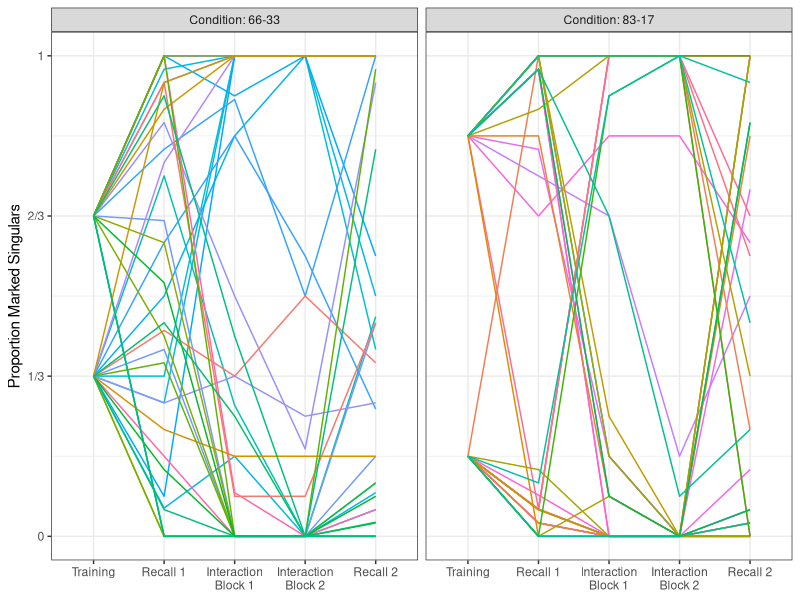
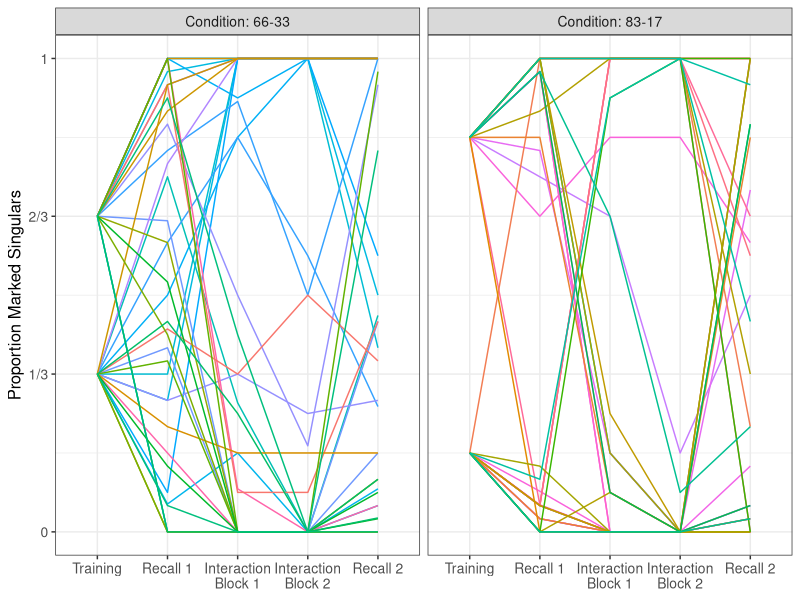

These charts were generated, in order, by the following R code: (Note: this script raises an error after producing the figures.)
## ---- chunk 1
knitr::opts_chunk$set(echo = TRUE, warning=FALSE)

library(ggplot2)


data.directory = 'RawData/'

my.colours <- c("#EA7D00","#006DE9","#808080")

set.seed(67601)

## ---- chunk 2
exp1.data <- read.csv("ProcessedData/Experiment1Data.csv")

#put Block in desired order
exp1.data$Block <- factor(exp1.data$Block,
                               levels=c("Training",
                                        "Recall 1",
                                        "Interaction Block 1",
                                        "Interaction Block 2",
                                        "Recall 2"))

#Required to avoid overlapping text in some plots
exp1.data$BlockNewlines <- plyr::revalue(exp1.data$Block,
                                   c("Interaction Block 1"="Interaction\nBlock 1",
                                      "Interaction Block 2"="Interaction\nBlock 2"))


#I want Pair as a factor
#Note: pairs 60-102 collected at Edinburgh, 151-190 collected at Warwick
exp1.data$Pair <- as.factor(exp1.data$Pair)

plyr::ddply(exp1.data,~Condition,plyr::summarise,Current_N=length(unique(Pair)))

## ---- chunk 3
exp1.by.pair.scores <- aggregate(Score~Condition+Block+Pair,data=subset(exp1.data,Block %in% c("Interaction Block 1", "Interaction Block 2")),FUN=sum)

aggregate(Score~Condition,data=exp1.by.pair.scores,FUN=mean)

aggregate(Score~Block+Condition,data=exp1.by.pair.scores,FUN=mean)
## ---- chunk 4
#We only want to analyse singulars
exp1.data.singulars <- subset(exp1.data,Number==1)
exp1.data.by.block <- aggregate(data=exp1.data.singulars,
                                       Marked~Condition + Pair + Block + BlockNewlines + Participant + ParticipantID,
                                       FUN=mean)

exp1.data.by.block <- plyr::rename(exp1.data.by.block,c("Marked"="ProportionMarkedSingulars"))

exp1.data.by.block$Condition <- plyr::revalue(exp1.data.by.block$Condition,
                                                 c("66-33"="Condition: 66-33",
                                                   "83-17"="Condition: 83-17"))

## ---- chunk 5
#All data
ggplot(data=exp1.data.by.block, aes(x=BlockNewlines, y=ProportionMarkedSingulars, group=ParticipantID, colour=Pair,ymin=0,ymax=1)) +
  theme_bw() + 
  facet_wrap(~Condition, ncol=4) +
  geom_line() +
  ylab("Proportion Marked Singulars") + 
  theme(axis.title.x = element_blank()) +
  theme(legend.position="none") + 
  scale_y_continuous(breaks=seq(0,1,1/3),labels=c("0","1/3","2/3","1"))
## ---- chunk 6
#All data - plot for figure, output not included in markdown
ggplot(data=exp1.data.by.block, aes(x=BlockNewlines, y=ProportionMarkedSingulars, group=ParticipantID, colour=Pair,ymin=0,ymax=1)) +
  theme_bw() + 
  facet_wrap(~Condition, ncol=4) +
  geom_line() +
  ylab("Proportion Marked Singulars") + 
  theme(axis.title.x = element_blank()) +
  theme(axis.title.y  = element_text(size=12)) +
  theme(axis.text.y  = element_text(size=10)) +
  theme(axis.text.x  = element_text(size=10)) +
  theme(strip.text.x = element_text(size=10))+
  theme(legend.position="none") + 
  scale_y_continuous(breaks=seq(0,1,1/3),labels=c("0","1/3","2/3","1")) +
  ggsave(file="Plots/Exp1NumMarkingByParticipant.pdf",width=8, height=3)
## ---- chunk 7
#For faccetted by-pair plot, need to add a DummyPair column so that the facets work out nicely - this is a little clumsy, but simplest way to do this seems to be to split by condition and convert Pair factor to integers
exp1.data.by.block.6633 <- subset(exp1.data.by.block,Condition=='Condition: 66-33')

exp1.data.by.block.6633$DummyPair <- droplevels(exp1.data.by.block.6633$Pair)

#change levels to integers
levels(exp1.data.by.block.6633$DummyPair) <- 1:length(levels(exp1.data.by.block.6633$DummyPair))

#ditto for other condition
exp1.data.by.block.8317 <- subset(exp1.data.by.block,Condition=='Condition: 83-17')

exp1.data.by.block.8317$DummyPair <- droplevels(exp1.data.by.block.8317$Pair)

#change levels to integers
levels(exp1.data.by.block.8317$DummyPair) <- 1:length(levels(exp1.data.by.block.8317$DummyPair))

#and recombine
exp1.data.by.block.dummyp <- rbind(exp1.data.by.block.6633,exp1.data.by.block.8317)
## ---- chunk 8
#By-pair figure
ggplot(data=exp1.data.by.block.dummyp, aes(x=BlockNewlines, y=ProportionMarkedSingulars, group=ParticipantID, colour=Pair,ymin=0,ymax=1)) +
  theme_bw() + 
  facet_grid(DummyPair ~ Condition) +
  geom_line() +
  ylab("Proportion Marked Singulars") + 
  theme(legend.position="none") + 
  scale_y_continuous(breaks=seq(0,1,1/3),labels=c("0","1/3","2/3","1")) +
  theme(strip.text.y = element_blank()) + 
  theme(axis.title.x = element_blank()) 
## ---- chunk 9
#By-pair figure for paper
ggplot(data=exp1.data.by.block.dummyp, aes(x=BlockNewlines, y=ProportionMarkedSingulars, group=ParticipantID, colour=Pair,ymin=0,ymax=1)) +
  theme_bw() + 
  facet_grid(DummyPair ~ Condition) +
  geom_line() +
  ylab("Proportion Marked Singulars") + 
  theme(legend.position="none") + 
  scale_y_continuous(breaks=seq(0,1,1/3),labels=c("0","1/3","2/3","1")) +
  theme(strip.text.y = element_blank()) + 
  theme(axis.title.x = element_blank()) +
  ggsave(file="Plots/Exp1NumMarkingByPair.pdf",width=8, height=10)
## ---- chunk 10
#Means and CIs
ggplot(data=exp1.data.by.block, aes(x=Participant, y=ProportionMarkedSingulars, group=Participant, shape=Participant,fill=Participant)) +
  theme_bw() + 
  facet_grid(Condition~Block) +
  stat_summary(geom='bar', fun.y='mean', position='dodge',colour='black') +
  stat_summary(geom='errorbar',fun.data='mean_cl_boot',fun.ymin="min", fun.ymax="max",colour="black",width=0.1) +
  #stat_summary(geom='errorbar',colour="black",width=0.1) +
  stat_summary(geom='point', fun.y='mean', position='dodge',colour='black') +
  scale_fill_manual(values=c(my.colours[2],my.colours[1],my.colours[3])) +
  coord_cartesian(ylim=c(0,1)) +
  scale_y_continuous(breaks=seq(0,1,1/3),labels=c("0","1/3","2/3","1")) +
  ylab("Proportion Marked Singulars") + 
  theme(axis.title.x = element_blank()) +
  theme(legend.position="none") 
## ---- chunk 11
#Means and CIs - for paper

ggplot(data=exp1.data.by.block, aes(x=Participant, y=ProportionMarkedSingulars, group=Participant, shape=Participant,fill=Participant)) +
  theme_bw() + 
  facet_grid(Condition~Block) +
  stat_summary(geom='bar', fun.y='mean', position='dodge',colour='black') +
  stat_summary(geom='errorbar',fun.data='mean_cl_boot',fun.ymin="min", fun.ymax="max",colour="black",width=0.1) +
  stat_summary(geom='point', fun.y='mean', position='dodge',colour='black') +
  scale_fill_manual(values=c(my.colours[2],my.colours[1],my.colours[3])) +
  coord_cartesian(ylim=c(0,1)) +
  scale_y_continuous(breaks=seq(0,1,1/3),labels=c("0","1/3","2/3","1")) +
  ylab("Proportion Marked Singulars") + 
  theme(axis.title.x = element_blank()) +
  theme(axis.title.y  = element_text(size=13)) +
  theme(axis.text.y  = element_text(size=11)) +
  theme(axis.text.x  = element_text(size=11)) +
  theme(strip.text.x = element_text(size=11))+
  theme(strip.text.y = element_text(size=11))+
  theme(legend.position="none") + 
  ggsave(file="Plots/Exp1NumMarking.pdf",width=8, height=4)
## ---- chunk 12
systematic.users <- subset(exp1.data.by.block,Block=="Recall 1" & (ProportionMarkedSingulars==1 | ProportionMarkedSingulars==0))
plyr::ddply(systematic.users,~Condition,plyr::summarise,Current_N=length(unique(Pair)))
## ---- chunk 13
systematic.users <- subset(exp1.data.by.block,Block=="Interaction Block 2" & (ProportionMarkedSingulars==1 | ProportionMarkedSingulars==0))
plyr::ddply(systematic.users,~Condition,plyr::summarise,Current_N=length(unique(Pair)))
## ---- chunk 14
#In order to count convergence on systematic use/non-use, aggregating over participants in each pair
exp1.data.by.block.agg <- aggregate(ProportionMarkedSingulars~Condition+Pair+Block,data=exp1.data.by.block,FUN=mean)
systematic.user.pairs <- subset(exp1.data.by.block.agg,Block=="Interaction Block 2" & ProportionMarkedSingulars==1)
plyr::ddply(subset(systematic.user.pairs),~Condition,plyr::summarise,Current_N=length(unique(Pair)))


systematic.nonuser.pairs <- subset(exp1.data.by.block.agg,Block=="Interaction Block 2" & ProportionMarkedSingulars==0)
plyr::ddply(subset(systematic.nonuser.pairs),~Condition,plyr::summarise,Current_N=length(unique(Pair)))
## ---- chunk 15
#The most convenient way to calculate differences from block to block is to restructure the data to wide format.
#BlockNewlines causes irritation here, so selecting it out
exp1.change.data <- tidyr::spread(data=dplyr::select(exp1.data.by.block,-BlockNewlines),Block,ProportionMarkedSingulars)

exp1.change.data$ChangeTrainingRecall1 <- exp1.change.data$'Recall 1' - exp1.change.data$'Training'

exp1.change.data$ChangeRecall1Interaction2 <- exp1.change.data$'Interaction Block 2'-exp1.change.data$'Recall 1'

exp1.change.data$ChangeRecall1Recall2 <- exp1.change.data$'Recall 2'-exp1.change.data$'Recall 1'


#convert back to long format for plotting
exp1.change.data.for.plotting <- dplyr::select(exp1.change.data,-Training,-'Recall 1',-'Recall 2',-'Interaction Block 1',-'Interaction Block 2')

exp1.change.data.for.plotting <- tidyr::gather(exp1.change.data.for.plotting,
BlockToBlock,Change,ChangeTrainingRecall1,ChangeRecall1Interaction2,ChangeRecall1Recall2)

#Make column names more user-friendly
exp1.change.data.for.plotting$BlockToBlock <- plyr::revalue(exp1.change.data.for.plotting$BlockToBlock,
                                                   c("ChangeTrainingRecall1"="Training to Recall 1",
                                                     "ChangeRecall1Interaction2"="Recall 1 to Interaction Block 2",
                                                     "ChangeRecall1Recall2"="Recall 1 to Recall 2"))

#I often want to plot Both Ps as well as P1 and P2 - to do this, I am duplicating the data amnd labelling the duplicate as "Both Ps" in the Participant column
exp1.change.data.for.plotting.Pscombined <- exp1.change.data.for.plotting
exp1.change.data.for.plotting.Pscombined$Participant <- "Both Ps"
exp1.change.data.for.plotting.combined <- rbind(exp1.change.data.for.plotting,exp1.change.data.for.plotting.Pscombined)
#Reorder the levels so that the BothPs data is last
exp1.change.data.for.plotting.combined$Participant <- factor(exp1.change.data.for.plotting.combined$Participant,levels=c("P1","P2","Both Ps"))

#I also want to show the effect for the two conditions combined, since there is often no difference between conditions - again, I duplicate the dataframe and label the Condition column for the combined dataframe as "Both Conditions"
exp1.change.data.for.plotting.Cscombined <- exp1.change.data.for.plotting.combined
exp1.change.data.for.plotting.Cscombined$Condition <- "Both Conditions"
exp1.change.data.for.plotting.combined <- rbind(exp1.change.data.for.plotting.combined,exp1.change.data.for.plotting.Cscombined)
#Reorder the levels so that the Both Conditions data is first
exp1.change.data.for.plotting.combined$Condition <- relevel(exp1.change.data.for.plotting.combined$Condition,ref=c("Both Conditions"))

#Reorder the levels ot BlockToBlock so that they reflect experiment order
exp1.change.data.for.plotting.combined$BlockToBlock <- factor(exp1.change.data.for.plotting.combined$BlockToBlock,levels=c("Training to Recall 1","Recall 1 to Interaction Block 2","Recall 1 to Recall 2"))

## ---- chunk 16
ggplot(data=subset(exp1.change.data.for.plotting.combined,BlockToBlock=="Training to Recall 1"), aes(x=Participant, y=Change, fill=Participant)) +
  theme_bw() + 
  facet_grid(. ~ Condition) +
  geom_boxplot() +
  scale_fill_manual(values=c(my.colours[2],my.colours[1],my.colours[3])) +
  scale_y_continuous(limits = c(-1,1.1),breaks=seq(-1,1,1/3),labels=c("-1","-2/3","-1/3","0","+1/3","+2/3","+1")) +
  ylab("Change") + 
  theme(axis.title.x = element_blank()) +
  theme(legend.position="none") + 
  ggtitle("Training to Recall 1") 
## ---- chunk 17
wilcox.test(subset(exp1.change.data,Condition=="Condition: 66-33")$ChangeTrainingRecall1, 
            subset(exp1.change.data,Condition=="Condition: 83-17")$ChangeTrainingRecall1) 
## ---- chunk 18
wilcox.test(subset(exp1.change.data,Participant=="P1")$ChangeTrainingRecall1, 
            subset(exp1.change.data,Participant=="P2")$ChangeTrainingRecall1) 
## ---- chunk 19
wilcox.test(exp1.change.data$ChangeTrainingRecall1) 
## ---- chunk 20
wilcox.test(subset(exp1.change.data,Participant=="P1")$ChangeTrainingRecall1)
wilcox.test(subset(exp1.change.data,Participant=="P2")$ChangeTrainingRecall1)
## ---- chunk 21
wilcox.test(subset(exp1.change.data,Condition=="Condition: 66-33" & Participant=="P1")$ChangeTrainingRecall1, 
            subset(exp1.change.data,Condition=="Condition: 66-33" & Participant=="P2")$ChangeTrainingRecall1) 
wilcox.test(subset(exp1.change.data,Condition=="Condition: 83-17" & Participant=="P1")$ChangeTrainingRecall1, 
            subset(exp1.change.data,Condition=="Condition: 83-17" & Participant=="P2")$ChangeTrainingRecall1) 

## ---- chunk 22
wilcox.test(subset(exp1.change.data,Condition=="Condition: 66-33")$ChangeTrainingRecall1) 
wilcox.test(subset(exp1.change.data,Condition=="Condition: 83-17")$ChangeTrainingRecall1) 
## ---- chunk 23
wilcox.test(subset(exp1.change.data,Condition=="Condition: 66-33" & Participant=="P1")$ChangeTrainingRecall1)
wilcox.test(subset(exp1.change.data,Condition=="Condition: 66-33" & Participant=="P2")$ChangeTrainingRecall1)

wilcox.test(subset(exp1.change.data,Condition=="Condition: 83-17" & Participant=="P1")$ChangeTrainingRecall1)
wilcox.test(subset(exp1.change.data,Condition=="Condition: 83-17" & Participant=="P2")$ChangeTrainingRecall1)
## ---- chunk 24
ggplot(data=subset(exp1.change.data.for.plotting.combined,BlockToBlock=="Recall 1 to Interaction Block 2"), aes(x=Participant, y=Change, fill=Participant)) +
  theme_bw() + 
  facet_grid(.~Condition) +
  geom_boxplot() +
  scale_fill_manual(values=c(my.colours[2],my.colours[1],my.colours[3])) +
  scale_y_continuous(limits = c(-1,1.1),breaks=seq(-1,1,1/3),labels=c("-1","-2/3","-1/3","0","+1/3","+2/3","+1")) +
  ylab("Change") + 
  theme(axis.title.x = element_blank()) +
  theme(legend.position="none") + 
  ggtitle("Recall 1 To Interaction Block 2") 
## ---- chunk 25
wilcox.test(subset(exp1.change.data,Condition=="Condition: 66-33")$ChangeRecall1Interaction2, 
            subset(exp1.change.data,Condition=="Condition: 83-17")$ChangeRecall1Interaction2) 
## ---- chunk 26
wilcox.test(subset(exp1.change.data,Participant=="P1")$ChangeRecall1Interaction2, 
            subset(exp1.change.data,Participant=="P2")$ChangeRecall1Interaction2) 
## ---- chunk 27
wilcox.test(exp1.change.data$ChangeRecall1Interaction2) 
## ---- chunk 28
wilcox.test(subset(exp1.change.data,Participant=="P1")$ChangeRecall1Interaction2)
wilcox.test(subset(exp1.change.data,Participant=="P2")$ChangeRecall1Interaction2) 
## ---- chunk 29
wilcox.test(subset(exp1.change.data,Condition=="Condition: 66-33" & Participant=="P1")$ChangeRecall1Interaction2, 
            subset(exp1.change.data,Condition=="Condition: 66-33" & Participant=="P2")$ChangeRecall1Interaction2) 

wilcox.test(subset(exp1.change.data,Condition=="Condition: 83-17" & Participant=="P1")$ChangeRecall1Interaction2, 
            subset(exp1.change.data,Condition=="Condition: 83-17" & Participant=="P2")$ChangeRecall1Interaction2) 
## ---- chunk 30
wilcox.test(subset(exp1.change.data,Condition=="Condition: 66-33")$ChangeRecall1Interaction2)
wilcox.test(subset(exp1.change.data,Condition=="Condition: 83-17")$ChangeRecall1Interaction2)
## ---- chunk 31
wilcox.test(subset(exp1.change.data,Condition=="Condition: 66-33" & Participant=="P1")$ChangeRecall1Interaction2)
wilcox.test(subset(exp1.change.data,Condition=="Condition: 66-33" & Participant=="P2")$ChangeRecall1Interaction2) 

wilcox.test(subset(exp1.change.data,Condition=="Condition: 83-17" & Participant=="P1")$ChangeRecall1Interaction2)
wilcox.test(subset(exp1.change.data,Condition=="Condition: 83-17" & Participant=="P2")$ChangeRecall1Interaction2) 
## ---- chunk 32
ggplot(data=subset(exp1.change.data.for.plotting.combined,BlockToBlock=="Recall 1 to Recall 2"), aes(x=Participant, y=Change, fill=Participant)) +
  theme_bw() + 
  facet_grid(.~Condition) +
  geom_boxplot() +
  scale_fill_manual(values=c(my.colours[2],my.colours[1],my.colours[3])) +
  scale_y_continuous(limits = c(-1,1.1),breaks=seq(-1,1,1/3),labels=c("-1","-2/3","-1/3","0","+1/3","+2/3","+1")) +
  ylab("Change") + 
  theme(axis.title.x = element_blank()) +
  theme(legend.position="none") + 
  ggtitle("Recall 1 To Recall 2") 

## ---- chunk 33
wilcox.test(subset(exp1.change.data,Condition=="Condition: 66-33")$ChangeRecall1Recall2, 
            subset(exp1.change.data,Condition=="Condition: 83-17")$ChangeRecall1Recall2) 
## ---- chunk 34
wilcox.test(subset(exp1.change.data,Participant=="P1")$ChangeRecall1Recall2, 
            subset(exp1.change.data,Participant=="P2")$ChangeRecall1Recall2) 
## ---- chunk 35
wilcox.test(exp1.change.data$ChangeRecall1Recall2) 
## ---- chunk 36
wilcox.test(subset(exp1.change.data,Participant=='P1')$ChangeRecall1Recall2) 
wilcox.test(subset(exp1.change.data,Participant=='P2')$ChangeRecall1Recall2) 

## ---- chunk 37
wilcox.test(subset(exp1.change.data,Condition=="Condition: 66-33" & Participant=="P1")$ChangeRecall1Recall2, 
            subset(exp1.change.data,Condition=="Condition: 66-33" & Participant=="P2")$ChangeRecall1Recall2) 

wilcox.test(subset(exp1.change.data,Condition=="Condition: 83-17" & Participant=="P1")$ChangeRecall1Recall2, 
            subset(exp1.change.data,Condition=="Condition: 83-17" & Participant=="P2")$ChangeRecall1Recall2)
## ---- chunk 38
wilcox.test(subset(exp1.change.data,Condition=="Condition: 66-33" & Participant=="P1")$ChangeRecall1Recall2, 
            subset(exp1.change.data,Condition=="Condition: 66-33" & Participant=="P2")$ChangeRecall1Recall2) 

wilcox.test(subset(exp1.change.data,Condition=="Condition: 83-17" & Participant=="P1")$ChangeRecall1Recall2, 
            subset(exp1.change.data,Condition=="Condition: 83-17" & Participant=="P2")$ChangeRecall1Recall2) 
## ---- chunk 39
wilcox.test(subset(exp1.change.data,Condition=="Condition: 66-33")$ChangeRecall1Recall2) 
wilcox.test(subset(exp1.change.data,Condition=="Condition: 83-17")$ChangeRecall1Recall2) 
## ---- chunk 40
wilcox.test(subset(exp1.change.data,Condition=="Condition: 66-33" & Participant=='P1')$ChangeRecall1Recall2) 
wilcox.test(subset(exp1.change.data,Condition=="Condition: 66-33" & Participant=='P2')$ChangeRecall1Recall2) 

wilcox.test(subset(exp1.change.data,Condition=="Condition: 83-17" & Participant=='P1')$ChangeRecall1Recall2) 
wilcox.test(subset(exp1.change.data,Condition=="Condition: 83-17" & Participant=='P2')$ChangeRecall1Recall2) 
## ---- chunk 41
ggplot(data=subset(exp1.change.data.for.plotting.combined,BlockToBlock%in% c("Training to Recall 1","Recall 1 to Interaction Block 2","Recall 1 to Recall 2")), aes(x=Participant, y=Change, fill=Participant)) +
  theme_bw() + 
  facet_grid(BlockToBlock~Condition) +
  geom_boxplot() +
  scale_fill_manual(values=c(my.colours[2],my.colours[1],my.colours[3])) +
  scale_y_continuous(limits = c(-1,1.1),breaks=seq(-1,1,1/3),labels=c("-1","-2/3","-1/3","0","+1/3","+2/3","+1")) +
  ylab("Change") + 
  theme(axis.title.x = element_blank()) +
  theme(legend.position="none")
## ---- chunk 42
#for paper - includes annotations for statistical significance.

#Because of the way ggplot handles annotations on multi-facet plots, need to specify the annotations and lines in dataframes of their own!

###differences between conditions/participants (plotted with horizontal lines)
##annotations for significance - Training to Recall 1
#both conditions combined
condition.annotations.1 <- data.frame(BlockToBlock="Training to Recall 1",
                                      Condition="Both Conditions",
                                      Participant=NA,
                                      x=1.5, #positions for stars
                                      y=1.09, 
                                      note="**"
                                      )
#66-33 - no difference between participants
# condition.annotations.2 <- data.frame(BlockToBlock="Training to Recall 1",
#                                       Condition="Condition: 66-33",
#                                       Participant=NA,
#                                       x=1.5, #positions for stars
#                                       y=1.09, 
#                                       note="n.s"
#                                       )

#83-17 
condition.annotations.3 <- data.frame(BlockToBlock="Training to Recall 1",
                                      Condition="Condition: 83-17",
                                      Participant=NA,
                                      x=1.5, #positions for stars
                                      y=1.09, 
                                      note="**"
                                      )

##annotations for significance - Recall 1 to Interaction 2
#both conditions combined
condition.annotations.4 <- data.frame(BlockToBlock="Recall 1 to Interaction Block 2",
                                      Condition="Both Conditions",
                                      Participant=NA,
                                      x=1.5, #positions for stars
                                      y=1.1, 
                                      note="**"
                                      )

#66-33
condition.annotations.5 <- data.frame(BlockToBlock="Recall 1 to Interaction Block 2",
                                      Condition="Condition: 66-33",
                                      Participant=NA,
                                      x=1.5, #positions for stars
                                      y=1.1, 
                                      note="p=.082"
                                      )

#83-17
condition.annotations.6 <- data.frame(BlockToBlock="Recall 1 to Interaction Block 2",
                                      Condition="Condition: 83-17",
                                      Participant=NA,
                                      x=1.5, #positions for stars
                                      y=1.1, 
                                      note="p=.057"
                                      )



#annotations for significance - Recall 1 to Recall 2
#both conditions combined
condition.annotations.7 <- data.frame(BlockToBlock="Recall 1 to Recall 2",
                                      Condition="Both Conditions",
                                      Participant=NA,
                                      x=1.5, #positions for stars
                                      y=1.1, 
                                      note="p=.064"
                                      )

#66-33 - no difference
# condition.annotations.8 <- data.frame(BlockToBlock="Recall 1 to Recall 2",
#                                       Condition="Condition: 66-33",
#                                       Participant=NA,
#                                       x=1.5, #positions for stars
#                                       y=1.1, 
#                                       note="n.s"
#                                       )

#83-17
condition.annotations.9 <- data.frame(BlockToBlock="Recall 1 to Recall 2",
                                      Condition="Condition: 83-17",
                                      Participant=NA,
                                      x=1.5, #positions for stars
                                      y=1.1, 
                                      note="*"
                                      )



condition.annotations <- rbind(condition.annotations.1,
                               #condition.annotations.2,
                               condition.annotations.3,
                               condition.annotations.4,
                               condition.annotations.5,
                               condition.annotations.6,
                               condition.annotations.7,
                               #condition.annotations.8,
                               condition.annotations.9
                               )

#positions for lines
                                      
condition.annotations.lines.1a <- data.frame(BlockToBlock="Training to Recall 1",
                                      Condition="Both Conditions",
                                      Participant=NA,
                                      x=1, y=1.1, xend=1.3, yend=1.1)
condition.annotations.lines.1b <- data.frame(BlockToBlock="Training to Recall 1",
                                      Condition="Both Conditions",
                                      Participant=NA,
                                      x=1.7, y=1.1, xend=2, yend=1.1)

condition.annotations.lines.3a <- data.frame(BlockToBlock="Training to Recall 1",
                                      Condition="Condition: 83-17",
                                      Participant=NA,
                                      x=1, y=1.1, xend=1.3, yend=1.1)
condition.annotations.lines.3b <- data.frame(BlockToBlock="Training to Recall 1",
                                      Condition="Condition: 83-17",
                                      Participant=NA,
                                      x=1.7, y=1.1, xend=2, yend=1.1)


condition.annotations.lines.4a <- data.frame(BlockToBlock="Recall 1 to Interaction Block 2",
                                      Condition="Both Conditions",
                                      Participant=NA,
                                      x=1, y=1.1, xend=1.3, yend=1.1)
condition.annotations.lines.4b <- data.frame(BlockToBlock="Recall 1 to Interaction Block 2",
                                      Condition="Both Conditions",
                                      Participant=NA,
                                      x=1.7, y=1.1, xend=2, yend=1.1)

condition.annotations.lines.5a <- data.frame(BlockToBlock="Recall 1 to Interaction Block 2",
                                      Condition="Condition: 66-33",
                                      Participant=NA,
                                      x=0.9, y=1.1, xend=1, yend=1.1)
condition.annotations.lines.5b <- data.frame(BlockToBlock="Recall 1 to Interaction Block 2",
                                      Condition="Condition: 66-33",
                                      Participant=NA,
                                      x=2, y=1.1, xend=2.1, yend=1.1)

condition.annotations.lines.6a <- data.frame(BlockToBlock="Recall 1 to Interaction Block 2",
                                      Condition="Condition: 83-17",
                                      Participant=NA,
                                      x=0.9, y=1.1, xend=1, yend=1.1)
condition.annotations.lines.6b <- data.frame(BlockToBlock="Recall 1 to Interaction Block 2",
                                      Condition="Condition: 83-17",
                                      Participant=NA,
                                      x=2, y=1.1, xend=2.1, yend=1.1)


condition.annotations.lines.7a <- data.frame(BlockToBlock="Recall 1 to Recall 2",
                                      Condition="Both Conditions",
                                      Participant=NA,
                                      x=0.9, y=1.1, xend=1, yend=1.1)
condition.annotations.lines.7b <- data.frame(BlockToBlock="Recall 1 to Recall 2",
                                      Condition="Both Conditions",
                                      Participant=NA,
                                      x=2, y=1.1, xend=2.1, yend=1.1)

condition.annotations.lines.9a <- data.frame(BlockToBlock="Recall 1 to Recall 2",
                                      Condition="Condition: 83-17",
                                      Participant=NA,
                                      x=1, y=1.1, xend=1.4, yend=1.1)
condition.annotations.lines.9b <- data.frame(BlockToBlock="Recall 1 to Recall 2",
                                      Condition="Condition: 83-17",
                                      Participant=NA,
                                      x=1.6, y=1.1, xend=2, yend=1.1)



condition.annotations.lines <- rbind(condition.annotations.lines.1a,condition.annotations.lines.1b,
                                     #condition.annotations.lines.2a,condition.annotations.lines.2b,
                                     condition.annotations.lines.3a,condition.annotations.lines.3b,
                                     condition.annotations.lines.4a,condition.annotations.lines.4b,
                                     condition.annotations.lines.5a,condition.annotations.lines.5b,
                                     condition.annotations.lines.6a,condition.annotations.lines.6b,
                                     condition.annotations.lines.7a,condition.annotations.lines.7b,
                                     #condition.annotations.lines.8a,condition.annotations.lines.8b,
                                     condition.annotations.lines.9a,condition.annotations.lines.9b
                                     )


###differences from 0 (no lines)
##annotations for significance - Training to Recall 1
#both conditions combined
baseline.annotations.1 <- data.frame(BlockToBlock="Training to Recall 1",
                                      Condition="Both Conditions",
                                      Participant="P1",
                                     x=1,y=3/6,note="p=.051") #add note about n.s.difference from 0
baseline.annotations.2 <- data.frame(BlockToBlock="Training to Recall 1",
                                      Condition="Both Conditions",
                                      Participant="P2",
                                     x=2,y=-2.4/6,note="*")  #add note about n.s.difference from 0
baseline.annotations.3 <- data.frame(BlockToBlock="Training to Recall 1",
                                      Condition="Both Conditions",
                                      Participant="Both Ps",
                                     x=3,y=-2.4/6,note="n.s.") 
#66-33
baseline.annotations.4 <- data.frame(BlockToBlock="Training to Recall 1",
                                      Condition="Condition: 66-33",
                                      Participant="P1",
                                     x=1,y=3/6,note="n.s.") 
baseline.annotations.5 <- data.frame(BlockToBlock="Training to Recall 1",
                                      Condition="Condition: 66-33",
                                      Participant="P2",
                                     x=2,y=-2.4/6,note="n.s.")  
baseline.annotations.6 <- data.frame(BlockToBlock="Training to Recall 1",
                                      Condition="Condition: 66-33",
                                      Participant="Both Ps",
                                     x=3,y=-2.4/6,note="n.s.") 

#83-17 
baseline.annotations.7 <- data.frame(BlockToBlock="Training to Recall 1",
                                      Condition="Condition: 83-17",
                                      Participant="P1",
                                     x=1,y=3/6,note="n.s.") 
baseline.annotations.8 <- data.frame(BlockToBlock="Training to Recall 1",
                                      Condition="Condition: 83-17",
                                      Participant="P2",
                                     x=2,y=0.5/6,note="**")  
baseline.annotations.9 <- data.frame(BlockToBlock="Training to Recall 1",
                                      Condition="Condition: 83-17",
                                      Participant="Both Ps",
                                     x=3,y=-2.4/6,note="n.s.") 


##annotations for significance - Recall 1 to Interaction 2
#both conditions combined
baseline.annotations.10 <- data.frame(BlockToBlock="Recall 1 to Interaction Block 2",
                                      Condition="Both Conditions",
                                      Participant="P1",
                                     x=0.8,y=1/6,note="***") #add note about n.s.difference from 0
baseline.annotations.11 <- data.frame(BlockToBlock="Recall 1 to Interaction Block 2",
                                      Condition="Both Conditions",
                                      Participant="P2",
                                     x=1.8,y=1/6,note="n.s.")  #add note about n.s.difference from 0
baseline.annotations.12 <- data.frame(BlockToBlock="Recall 1 to Interaction Block 2",
                                      Condition="Both Conditions",
                                      Participant="Both Ps",
                                     x=2.8,y=1/6,note="**") #add note about n.s.difference from 0

#66-33
baseline.annotations.13 <- data.frame(BlockToBlock="Recall 1 to Interaction Block 2",
                                      Condition="Condition: 66-33",
                                      Participant="P1",
                                     x=1,y=1/6,note="**") 
baseline.annotations.14 <- data.frame(BlockToBlock="Recall 1 to Interaction Block 2",
                                      Condition="Condition: 66-33",
                                      Participant="P2",
                                     x=1.8,y=1/6,note="n.s.")  
baseline.annotations.15 <- data.frame(BlockToBlock="Recall 1 to Interaction Block 2",
                                      Condition="Condition: 66-33",
                                      Participant="Both Ps",
                                     x=2.8,y=1/6,note="*") #add note about n.s.difference from 0

#83-17
baseline.annotations.16 <- data.frame(BlockToBlock="Recall 1 to Interaction Block 2",
                                      Condition="Condition: 83-17",
                                      Participant="P1",
                                     x=0.8,y=1/6,note="**") 
baseline.annotations.17 <- data.frame(BlockToBlock="Recall 1 to Interaction Block 2",
                                      Condition="Condition: 83-17",
                                      Participant="P2",
                                     x=1.8,y=1/6,note="n.s.")  #add note about n.s.difference from 0
baseline.annotations.18 <- data.frame(BlockToBlock="Recall 1 to Interaction Block 2",
                                      Condition="Condition: 83-17",
                                      Participant="Both Ps",
                                     x=2.8,y=1/6,note="#") #add note about n.s.difference from 0

##annotations for significance - Recall 1 to Recall 2
#both conditions combined
baseline.annotations.19 <- data.frame(BlockToBlock="Recall 1 to Recall 2",
                                      Condition="Both Conditions",
                                      Participant="P1",
                                     x=0.8,y=0.5/6,note="**") #add note about n.s.difference from 0
baseline.annotations.20 <- data.frame(BlockToBlock="Recall 1 to Recall 2",
                                      Condition="Both Conditions",
                                      Participant="P2",
                                     x=2,y=5/6,note="n.s.")  #add note about n.s.difference from 0
baseline.annotations.21 <- data.frame(BlockToBlock="Recall 1 to Recall 2",
                                      Condition="Both Conditions",
                                      Participant="Both Ps",
                                     x=2.8,y=0.5/6,note="**") #add note about n.s.difference from 0

#66-33
baseline.annotations.22 <- data.frame(BlockToBlock="Recall 1 to Recall 2",
                                      Condition="Condition: 66-33",
                                      Participant="P1",
                                     x=1,y=5/6,note="n.s.") #add note about n.s.difference from 0
baseline.annotations.23 <- data.frame(BlockToBlock="Recall 1 to Recall 2",
                                      Condition="Condition: 66-33",
                                      Participant="P2",
                                     x=2,y=5/6,note="n.s.")  #add note about n.s.difference from 0
baseline.annotations.24 <- data.frame(BlockToBlock="Recall 1 to Recall 2",
                                      Condition="Condition: 66-33",
                                      Participant="Both Ps",
                                     x=3,y=5/6,note="n.s.") #add note about n.s.difference from 0

#83-17
baseline.annotations.25 <- data.frame(BlockToBlock="Recall 1 to Recall 2",
                                      Condition="Condition: 83-17",
                                      Participant="P1",
                                     x=1,y=0.5/6,note="**") 
baseline.annotations.26 <- data.frame(BlockToBlock="Recall 1 to Recall 2",
                                      Condition="Condition: 83-17",
                                      Participant="P2",
                                     x=2,y=5/6,note="n.s.")  
baseline.annotations.27 <- data.frame(BlockToBlock="Recall 1 to Recall 2",
                                      Condition="Condition: 83-17",
                                      Participant="Both Ps",
                                     x=2.8,y=0.5/6,note="*") 


  

baseline.annotations <- rbind(baseline.annotations.1,baseline.annotations.2,baseline.annotations.3,
                              baseline.annotations.4,baseline.annotations.5,baseline.annotations.6,
                              baseline.annotations.7,baseline.annotations.8,baseline.annotations.9,
                              baseline.annotations.10,baseline.annotations.11,baseline.annotations.12,
                              baseline.annotations.13,baseline.annotations.14,baseline.annotations.15,
                              baseline.annotations.16,baseline.annotations.17,baseline.annotations.18,
                              baseline.annotations.19,baseline.annotations.20,baseline.annotations.21,
                              baseline.annotations.22,baseline.annotations.23,baseline.annotations.24,
                              baseline.annotations.25,baseline.annotations.26,baseline.annotations.27)
#removing annotation of n.s. differences from 0, since there are a lot of these and they clutter the plot
baseline.annotations <- subset(baseline.annotations,note!="n.s.")




ggplot(data=subset(exp1.change.data.for.plotting.combined,BlockToBlock%in% c("Training to Recall 1","Recall 1 to Interaction Block 2","Recall 1 to Recall 2")), aes(x=Participant, y=Change, fill=Participant)) +
  theme_bw() + 
  facet_grid(BlockToBlock~Condition) +
  geom_boxplot() +
  scale_fill_manual(values=c(my.colours[3],my.colours[2],my.colours[1])) +
  scale_y_continuous(limits = c(-1,1.1),breaks=seq(-1,1,1/3),labels=c("-1","-2/3","-1/3","0","+1/3","+2/3","+1")) +
  ylab("Change") + 
  theme(axis.title.x = element_blank()) +
  theme(legend.position="none") + 
  
  geom_text(data=condition.annotations,aes(x=x,y=y,label=note)) +
  geom_segment(data=condition.annotations.lines,aes(x=x,y=y,xend=xend,yend=yend)) +
  geom_text(data=baseline.annotations,aes(x=x,y=y,label=note)) +
  
  ggsave(file="Plots/Exp1AllChanges.pdf",width=6, height=8)


## ---- chunk 43
# The easiest way to do this is to build a wide-format table by subsetting based on P then merging

p1 <- dplyr::select(subset(exp1.data.by.block,Participant=="P1"),-Participant,-ParticipantID)
p2 <- dplyr::select(subset(exp1.data.by.block,Participant=="P2"),-Participant,-ParticipantID)
exp1.diffs <- merge(p1,p2,by=c('Condition','Pair','Block','BlockNewlines'))

#calculate absolute diffs
exp1.diffs$Difference <- abs(exp1.diffs$ProportionMarkedSingulars.x-exp1.diffs$ProportionMarkedSingulars.y)

#remove unnecessary columns, reorder Block again
exp1.diffs <- dplyr::select(exp1.diffs,-ProportionMarkedSingulars.x,-ProportionMarkedSingulars.y)
## ---- chunk 44
ggplot(data=exp1.diffs, aes(x=BlockNewlines, y=Difference, fill=Condition,ymin=0,ymax=1)) +
  theme_bw() + 
  geom_boxplot() +
  facet_grid(Condition~.) +
  scale_fill_manual(values=c(my.colours[2],my.colours[1],my.colours[3])) +
  scale_y_continuous(breaks=seq(0,1,1/3),labels=c("0","1/3","2/3","1")) +
  ylab("Within-Pair Difference") + 
  theme(axis.title.x = element_blank()) +
  theme(legend.position="none") 
## ---- chunk 45
#Plot for paper
ggplot(data=exp1.diffs, aes(x=BlockNewlines, y=Difference, fill=Condition,ymin=0,ymax=1)) +
  theme_bw() + 
  geom_boxplot() +
  facet_grid(Condition~.) +
  scale_fill_manual(values=c(my.colours[2],my.colours[1],my.colours[3])) +
  scale_y_continuous(breaks=seq(0,1,1/3),labels=c("0","1/3","2/3","1")) +
  ylab("Within-Pair Difference") + 
  theme(axis.title.x = element_blank()) +
  theme(legend.position="none") +  
  ggsave(file="Plots/Exp1DiffPlot.pdf",width=5, height=3)
## ---- chunk 46
#The most convenient way to calculate differences from block to block is to restructure the data to wide format.
exp1.diffs.change.data <- tidyr::spread(data=dplyr::select(exp1.diffs,-BlockNewlines),Block,Difference)

exp1.diffs.change.data$ChangeTrainingRecall1 <- exp1.diffs.change.data$'Recall 1' - exp1.diffs.change.data$'Training'

exp1.diffs.change.data$ChangeRecall1Interaction2 <- exp1.diffs.change.data$'Interaction Block 2'-exp1.diffs.change.data$'Recall 1'

exp1.diffs.change.data$ChangeRecall1Recall2 <- exp1.diffs.change.data$'Recall 2'-exp1.diffs.change.data$'Recall 1'


#convert back to long format for plotting
exp1.diffs.change.data.for.plotting <- dplyr::select(exp1.diffs.change.data,-Training,-'Recall 1',-'Recall 2',-'Interaction Block 1',-'Interaction Block 2')

exp1.diffs.change.data.for.plotting <- tidyr::gather(exp1.diffs.change.data.for.plotting,
BlockToBlock,DifferenceChange,ChangeTrainingRecall1,ChangeRecall1Interaction2,ChangeRecall1Recall2)

#Make column names more user-friendly
exp1.diffs.change.data.for.plotting$BlockToBlock <- plyr::revalue(exp1.diffs.change.data.for.plotting$BlockToBlock,
                                                   c("ChangeTrainingRecall1"="Training to Recall 1",
                                                     "ChangeRecall1Interaction2"="Recall 1 to Interaction Block 2",
                                                     "ChangeRecall1Recall2"="Recall 1 to Recall 2"))

#Now duplicate data and add in "Both Conditions" version, with all the data from both conditions, not seperated by Participant
exp1.diffs.change.data.for.plotting.Cscombined <- exp1.diffs.change.data.for.plotting
exp1.diffs.change.data.for.plotting.Cscombined$Condition <- "Both\nConditions"
exp1.diffs.change.data.for.plotting.combined <- rbind(exp1.diffs.change.data.for.plotting,exp1.diffs.change.data.for.plotting.Cscombined)

#reorder levels
#exp1.diffs.change.data.for.plotting.combined$Condition <- relevel(exp1.diffs.change.data.for.plotting.combined$Condition,ref="Both\nConditions")
## ---- chunk 47

ggplot(data=subset(exp1.diffs.change.data.for.plotting.combined,BlockToBlock=="Recall 1 to Interaction Block 2"), aes(x=Condition, y=DifferenceChange, fill=Condition)) +
  theme_bw() + 
  geom_boxplot() +
  expand_limits(y=1) +
  scale_fill_manual(values=c(my.colours[2],my.colours[1],my.colours[3])) +
  scale_y_continuous(breaks=seq(-1,1,1/3),labels=c("-1","-2/3","-1/3","0","+1/3","+2/3","+1")) +
  ylab("Change In Within-Pair Difference") + 
  theme(axis.title.x = element_blank()) +
  theme(legend.position="none") + 
  ggtitle("Recall 1 to Interaction Block 2") 
## ---- chunk 48
wilcox.test(subset(exp1.diffs.change.data,Condition=="Condition: 66-33")$ChangeRecall1Interaction2, 
            subset(exp1.diffs.change.data,Condition=="Condition: 83-17")$ChangeRecall1Interaction2) 
## ---- chunk 49
wilcox.test(exp1.diffs.change.data$ChangeRecall1Interaction2) 
## ---- chunk 50
wilcox.test(subset(exp1.diffs.change.data,Condition=="Condition: 66-33")$ChangeRecall1Interaction2)
wilcox.test(subset(exp1.diffs.change.data,Condition=="Condition: 83-17")$ChangeRecall1Interaction2) 
## ---- chunk 51

ggplot(data=subset(exp1.diffs.change.data.for.plotting.combined,BlockToBlock=="Recall 1 to Recall 2"), aes(x=Condition, y=DifferenceChange, fill=Condition)) +
  theme_bw() + 
  geom_boxplot() +
  expand_limits(y=1) +
  scale_fill_manual(values=c(my.colours[2],my.colours[1],my.colours[3])) +
  scale_y_continuous(breaks=seq(-1,1,1/3),labels=c("-1","-2/3","-1/3","0","+1/3","+2/3","+1")) +
  ylab("Change In Within-Pair Difference") + 
  theme(axis.title.x = element_blank()) +
  #theme(strip.text.y = element_blank()) + 
  theme(legend.position="none",plot.title = element_text(size=12,hjust=0.5)) + 
  ggtitle("Recall 1 to Recall 2")
## ---- chunk 52
wilcox.test(subset(exp1.diffs.change.data,Condition=="Condition: 66-33")$ChangeRecall1Recall2, 
            subset(exp1.diffs.change.data,Condition=="Condition: 83-17")$ChangeRecall1Recall2) 
## ---- chunk 53
wilcox.test(exp1.diffs.change.data$ChangeRecall1Recall2) 
## ---- chunk 54
wilcox.test(subset(exp1.diffs.change.data,Condition=="Condition: 66-33")$ChangeRecall1Recall2) 
wilcox.test(subset(exp1.diffs.change.data,Condition=="Condition: 83-17")$ChangeRecall1Recall2) 
## ---- chunk 55
#For this plot I need to use the shortened condition names to avoid problems with font size or the x-axis.
exp1.diffs.change.data.for.plotting.combined$ShortCondition <- plyr::revalue(exp1.diffs.change.data.for.plotting.combined$Condition,
                                                                       c("Condition: 66-33"="66-33",
                                                                         "Condition: 83-17"="83-17"))
ggplot(data=subset(exp1.diffs.change.data.for.plotting.combined,BlockToBlock %in% c("Recall 1 to Interaction Block 2","Recall 1 to Recall 2")), aes(x=ShortCondition, y=DifferenceChange, fill=ShortCondition)) +
  theme_bw() + 
  facet_grid(.~BlockToBlock) +
  geom_boxplot() +
  expand_limits(y=1) +
  scale_fill_manual(values=c(my.colours[2],my.colours[1],my.colours[3])) +
  scale_y_continuous(breaks=seq(-1,1,1/3),labels=c("-1","-2/3","-1/3","0","+1/3","+2/3","+1")) +
  ylab("Change In Within-Pair Difference") + 
  theme(axis.title.x = element_blank()) +
  #theme(strip.text.y = element_blank()) + 
  theme(legend.position="none",plot.title = element_text(size=12,hjust=0.5))
## ---- chunk 56
#And the same plot with annotations for the paper

#As above, because the plot is facetted, need to create dataframes with various annotations then add

###differences between conditions (plotted with horizontal lines)
##annotations for significance - Recall 1 to interaction
condition.annotations.1 <- data.frame(BlockToBlock="Recall 1 to Interaction Block 2",
                                      ShortCondition=NA,
                                      x=1.5, #positions for stars
                                      y=1.09, 
                                      note="p=.079"
                                      )

##annotations for significance - Recall 1 to recall 2 - this is n.s.
# condition.annotations.2 <- data.frame(BlockToBlock="Recall 1 to Recall 2",
#                                       ShortCondition=NA,
#                                       x=1.5, #positions for stars
#                                       y=1.09, 
#                                       note="n.s."
#                                       )




condition.annotations <- rbind(condition.annotations.1
                               #condition.annotations.2,
                               )

#positions for lines
                                      
condition.annotations.lines.1a <- data.frame(BlockToBlock="Recall 1 to Interaction Block 2",
                                      ShortCondition=NA,
                                      x=1, y=1.1, xend=1.1, yend=1.1)
condition.annotations.lines.1b <- data.frame(BlockToBlock="Recall 1 to Interaction Block 2",
                                      ShortCondition=NA,
                                      x=1.9, y=1.1, xend=2, yend=1.1)

condition.annotations.lines <- rbind(condition.annotations.lines.1a,condition.annotations.lines.1b
                                     )


###differences from 0 (no lines)
##annotations for significance - Recall 1 to Interaction 2
#66-33
baseline.annotations.1 <- data.frame(BlockToBlock="Recall 1 to Interaction Block 2",
                                      ShortCondition="66-33",
                                     x=1,y=2/6,note="***") 

#83-17
baseline.annotations.2 <- data.frame(BlockToBlock="Recall 1 to Interaction Block 2",
                                      ShortCondition="83-17",
                                     x=2,y=2/6,note="***") 

#both conditions combined
baseline.annotations.3 <- data.frame(BlockToBlock="Recall 1 to Interaction Block 2",
                                      ShortCondition="Both\nConditions",
                                     x=3,y=2/6,note="***") 

##annotations for significance - Recall 1 to Recall 2
#66-33
baseline.annotations.4 <- data.frame(BlockToBlock="Recall 1 to Recall 2",
                                      ShortCondition="66-33",
                                     x=0.8,y=1/6,note="*") 

#83-17
baseline.annotations.5 <- data.frame(BlockToBlock="Recall 1 to Recall 2",
                                      ShortCondition="83-17",
                                     x=1.8,y=1/6,note="n.s.") 

#both conditions combined
baseline.annotations.6 <- data.frame(BlockToBlock="Recall 1 to Recall 2",
                                      ShortCondition="Both\nConditions",
                                     x=2.8,y=1/6,note="**") 



baseline.annotations <- rbind(baseline.annotations.1,baseline.annotations.2,baseline.annotations.3,
                              baseline.annotations.4,baseline.annotations.5,baseline.annotations.6)
#removing annotation of n.s. differences from 0, since there are a lot of these and they clutter the plot
baseline.annotations <- subset(baseline.annotations,note!="n.s.")


ggplot(data=subset(exp1.diffs.change.data.for.plotting.combined,BlockToBlock %in% c("Recall 1 to Interaction Block 2","Recall 1 to Recall 2")), aes(x=ShortCondition, y=DifferenceChange, fill=ShortCondition)) +
  theme_bw() + 
  facet_grid(.~BlockToBlock) +
  geom_boxplot() +
  expand_limits(y=1) +
  scale_fill_manual(values=c(my.colours[2],my.colours[1],my.colours[3])) +
  scale_y_continuous(breaks=seq(-1,1,1/3),labels=c("-1","-2/3","-1/3","0","+1/3","+2/3","+1")) +
  ylab("Change In Within-Pair Difference") + 
  theme(axis.title.x = element_blank()) +
  theme(legend.position="none") +
  
  geom_text(data=condition.annotations,aes(x=x,y=y,label=note)) +
  geom_segment(data=condition.annotations.lines,aes(x=x,y=y,xend=xend,yend=yend)) +
  geom_text(data=baseline.annotations,aes(x=x,y=y,label=note)) +
  ggsave(file="Plots/Exp1DiffChangeAll.pdf",width=5, height=3)
## ---- chunk 57
veridical.mean.wpd <- mean(subset(exp1.diffs,Block=="Interaction Block 2")$Difference)

#make a copy of the data to work with - we only need interaction block 2 data
exp1.data.by.block.pseudo <- dplyr::select(subset(exp1.data.by.block,Block=="Interaction Block 2"),-Block,-BlockNewlines)

#helper function to re-assign participants to pseudo-pairs - slightly laoborious
#in order to avoid mixing across conditions etc
reassign.pairs <- function(in.data) {
  #subset data by block and participant
  p1.6633 <- dplyr::select(subset(in.data,Participant=="P1" & Condition=="Condition: 66-33"),-Participant,-ParticipantID)
  p2.6633 <- dplyr::select(subset(in.data,Participant=="P2" & Condition=="Condition: 66-33"),-Participant,-ParticipantID)
  p1.8317 <- dplyr::select(subset(in.data,Participant=="P1" & Condition=="Condition: 83-17"),-Participant,-ParticipantID)
  p2.8317 <- dplyr::select(subset(in.data,Participant=="P2" & Condition=="Condition: 83-17"),-Participant,-ParticipantID)

  #randomise pair assignments
  p1.6633$Pair <- sample(p1.6633$Pair)
  p2.6633$Pair <- sample(p2.6633$Pair)
  p1.8317$Pair <- sample(p1.8317$Pair)
  p2.8317$Pair <- sample(p2.8317$Pair)

  diffs.pseudo.6633 <- merge(p1.6633,p2.6633,by=c('Condition','Pair'))
  diffs.pseudo.8317 <- merge(p1.8317,p2.8317,by=c('Condition','Pair'))
  diffs.pseudo <- rbind(diffs.pseudo.6633,diffs.pseudo.8317)
  
  #calculate absolute diffs
  diffs.pseudo$Difference <-
    abs(diffs.pseudo$ProportionMarkedSingulars.x-diffs.pseudo$ProportionMarkedSingulars.y)

  #remove unnecessary columns, reorder Block again
  diffs.pseudo <- dplyr::select(diffs.pseudo,-ProportionMarkedSingulars.x,-ProportionMarkedSingulars.y)
  
  #calculate and return mean
  mean(diffs.pseudo$Difference)
}

sampled.diffs <- replicate(1000,reassign.pairs(exp1.data.by.block.pseudo))

#report the veridfical within-pair difference
veridical.mean.wpd

#report the mean of the sampled diffs
mean(sampled.diffs)

#this is the number of cases where we see the same or smaller within-pair difference
sum(sampled.diffs <= veridical.mean.wpd)

#this is the proportion of cases where we see the same or smaller within-pair difference
sum(sampled.diffs <= veridical.mean.wpd)/length(sampled.diffs)
## ---- chunk 58
#The most convenient way to calculate differences from block to block is to restructure the data to wide format.
exp1.change.in.diffs.data <- tidyr::spread(data=dplyr::select(exp1.change.data.for.plotting,-ParticipantID),Participant,Change)

exp1.change.in.diffs.data$DifferenceInChange <- exp1.change.in.diffs.data$P1 - exp1.change.in.diffs.data$P2


## ---- chunk 59

ggplot(data=subset(exp1.change.in.diffs.data,BlockToBlock=="Training to Recall 1"), aes(x=Condition, y=DifferenceInChange, fill=Condition)) +
  theme_bw() + 
  geom_boxplot() +
  expand_limits(y=1) +
  scale_fill_manual(values=c(my.colours[2],my.colours[1],my.colours[3])) +
  scale_y_continuous(breaks=seq(-1,1,1/3),labels=c("-1","-2/3","-1/3","0","+1/3","+2/3","+1")) +
  ylab("Difference in Change") + 
  theme(axis.title.x = element_blank()) +
  theme(legend.position="none") + 
  ggtitle("Training to Recall 1") 
## ---- chunk 60
wilcox.test(subset(exp1.change.in.diffs.data,Condition=="Condition: 66-33" & BlockToBlock=="Training to Recall 1")$DifferenceInChange, 
            subset(exp1.change.in.diffs.data,Condition=="Condition: 83-17" & BlockToBlock=="Training to Recall 1")$DifferenceInChange)
## ---- chunk 61

ggplot(data=subset(exp1.change.in.diffs.data,BlockToBlock=="Recall 1 to Interaction Block 2"), aes(x=Condition, y=DifferenceInChange, fill=Condition)) +
  theme_bw() + 
  geom_boxplot() +
  expand_limits(y=1) +
  scale_fill_manual(values=c(my.colours[2],my.colours[1],my.colours[3])) +
  scale_y_continuous(breaks=seq(-1,1,1/3),labels=c("-1","-2/3","-1/3","0","+1/3","+2/3","+1")) +
  ylab("Difference in Change") + 
  theme(axis.title.x = element_blank()) +
  theme(legend.position="none") + 
  ggtitle("Recall 1 to Interaction Block 2") 
## ---- chunk 62
wilcox.test(subset(exp1.change.in.diffs.data,Condition=="Condition: 66-33" & BlockToBlock=="Recall 1 to Interaction Block 2")$DifferenceInChange, 
            subset(exp1.change.in.diffs.data,Condition=="Condition: 83-17" & BlockToBlock=="Recall 1 to Interaction Block 2")$DifferenceInChange)
## ---- chunk 63

ggplot(data=subset(exp1.change.in.diffs.data,BlockToBlock=="Recall 1 to Recall 2"), aes(x=Condition, y=DifferenceInChange, fill=Condition)) +
  theme_bw() + 
  geom_boxplot() +
  expand_limits(y=1) +
  scale_fill_manual(values=c(my.colours[2],my.colours[1],my.colours[3])) +
  scale_y_continuous(breaks=seq(-1,1,1/3),labels=c("-1","-2/3","-1/3","0","+1/3","+2/3","+1")) +
  ylab("Difference in Change") + 
  theme(axis.title.x = element_blank()) +
  theme(legend.position="none") + 
  ggtitle("Recall 1 to Recall 2") 
## ---- chunk 64
wilcox.test(subset(exp1.change.in.diffs.data,Condition=="Condition: 66-33" & BlockToBlock=="Recall 1 to Recall 2")$DifferenceInChange, 
            subset(exp1.change.in.diffs.data,Condition=="Condition: 83-17" & BlockToBlock=="Recall 1 to Recall 2")$DifferenceInChange)
